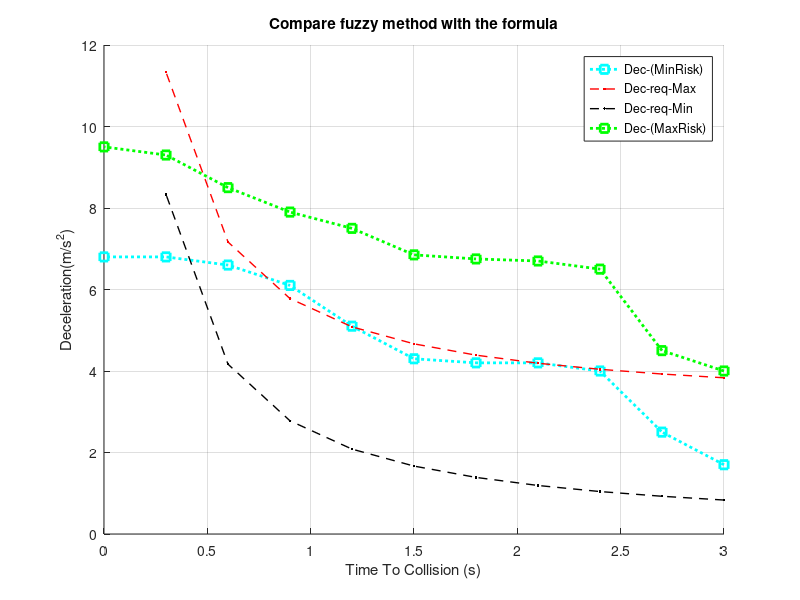

MATLAB code for this plot:
close all; clear;

V_rel=linspace(0,5,12);

% legend(strcat('VH=',num2str(V_h(1))),strcat('VH=',num2str(V_h(2))),strcat('VH=',num2str(V_h(3))),strcat('VH=',num2str(V_h(4))),strcat('VH=',num2str(V_h(5))))

a_f=linspace(1,5,12);
% a=linspace(0,6.5,12);

ttc=linspace(3,0,11);
for i = 1:length(V_rel)
    figure(3)
a1=3+(V_rel(i))./((2*ttc));
a2=(V_rel(i))./((2*ttc));
end 
% plot(ttc,a,'-k')
% hold on
grid on;
hold on
b1=[1.7 2.5  4  4.2  4.2  4.3  5.1    6.1    6.6  6.8 6.8];
b2=[4    4.5 6.5  6.7  6.75  6.85 7.5  7.9 8.5 9.3 9.5];
c1=[1.5 1.7  2.7  3.3   3.8  4.2  4.52 4.75 4.8  4.8 4.9];
c2=[1.5 2.1 4.3   5.5   6.7  7.5    8    8.5  9.1 9.4  9.5];
hold on
a=5+(V_rel(i))./((2*ttc));
plot(ttc,b1,':cs','LineWidth',2)
hold on
plot(ttc,a1,'.--r','LineWidth',1)
hold on
plot(ttc,a2,'.--k','LineWidth',1)
hold on
plot(ttc,b2,':gs','LineWidth',2)
hold on
% plot(ttc,c1,'--r','LineWidth',1.25)
% hold on
% plot(ttc,c2,'--b','LineWidth',2)
legend('Dec-(MinRisk)','Dec-req-Max','Dec-req-Min','Dec-(MaxRisk)')
title('Compare fuzzy method with the formula')
xlabel('Time To Collision (s)');
ylabel('Deceleration(m/s^2)');
